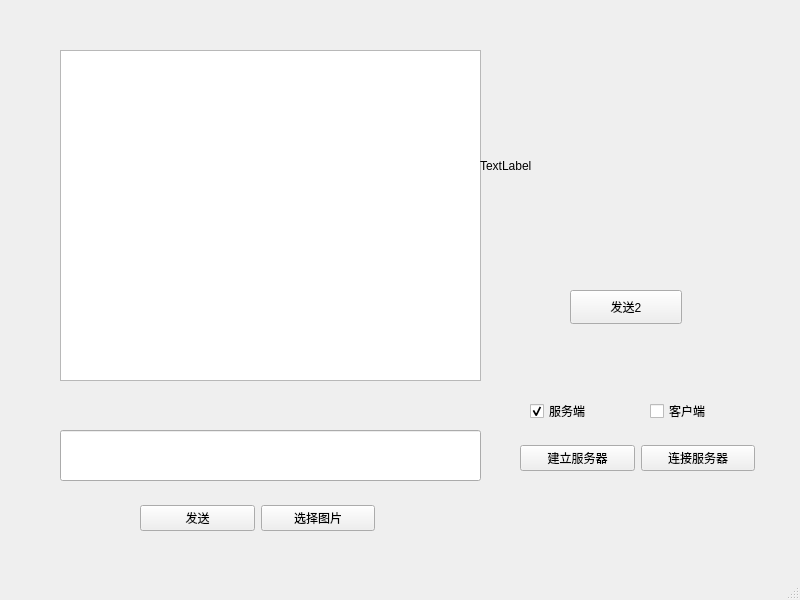
<?xml version="1.0" encoding="UTF-8"?>
<ui version="4.0">
 <class>MainWindow</class>
 <widget class="QMainWindow" name="MainWindow">
  <property name="geometry">
   <rect>
    <x>0</x>
    <y>0</y>
    <width>800</width>
    <height>600</height>
   </rect>
  </property>
  <property name="windowTitle">
   <string>MainWindow</string>
  </property>
  <widget class="QWidget" name="centralwidget">
   <widget class="QTextBrowser" name="textBrowser">
    <property name="geometry">
     <rect>
      <x>60</x>
      <y>50</y>
      <width>421</width>
      <height>331</height>
     </rect>
    </property>
   </widget>
   <widget class="QLineEdit" name="lineEdit">
    <property name="geometry">
     <rect>
      <x>60</x>
      <y>430</y>
      <width>421</width>
      <height>51</height>
     </rect>
    </property>
    <property name="text">
     <string/>
    </property>
   </widget>
   <widget class="QCheckBox" name="checkBox">
    <property name="geometry">
     <rect>
      <x>530</x>
      <y>400</y>
      <width>105</width>
      <height>22</height>
     </rect>
    </property>
    <property name="text">
     <string>服务端</string>
    </property>
    <property name="checked">
     <bool>true</bool>
    </property>
   </widget>
   <widget class="QCheckBox" name="checkBox_2">
    <property name="geometry">
     <rect>
      <x>650</x>
      <y>400</y>
      <width>105</width>
      <height>22</height>
     </rect>
    </property>
    <property name="text">
     <string>客户端</string>
    </property>
   </widget>
   <widget class="QWidget" name="layoutWidget">
    <property name="geometry">
     <rect>
      <x>520</x>
      <y>440</y>
      <width>235</width>
      <height>36</height>
     </rect>
    </property>
    <layout class="QHBoxLayout" name="horizontalLayout">
     <item>
      <widget class="QPushButton" name="pushButton_4">
       <property name="text">
        <string>建立服务器</string>
       </property>
      </widget>
     </item>
     <item>
      <widget class="QPushButton" name="pushButton_3">
       <property name="text">
        <string>连接服务器</string>
       </property>
      </widget>
     </item>
    </layout>
   </widget>
   <widget class="QWidget" name="layoutWidget">
    <property name="geometry">
     <rect>
      <x>140</x>
      <y>500</y>
      <width>235</width>
      <height>36</height>
     </rect>
    </property>
    <layout class="QHBoxLayout" name="horizontalLayout_2">
     <item>
      <widget class="QPushButton" name="pushButton">
       <property name="text">
        <string>发送</string>
       </property>
      </widget>
     </item>
     <item>
      <widget class="QPushButton" name="pushButton_2">
       <property name="text">
        <string>选择图片</string>
       </property>
      </widget>
     </item>
    </layout>
   </widget>
   <widget class="QLabel" name="label">
    <property name="geometry">
     <rect>
      <x>480</x>
      <y>70</y>
      <width>291</width>
      <height>191</height>
     </rect>
    </property>
    <property name="text">
     <string>TextLabel</string>
    </property>
   </widget>
   <widget class="QPushButton" name="pushButton_5">
    <property name="geometry">
     <rect>
      <x>570</x>
      <y>290</y>
      <width>112</width>
      <height>34</height>
     </rect>
    </property>
    <property name="text">
     <string>发送2</string>
    </property>
   </widget>
  </widget>
  <widget class="QMenuBar" name="menubar">
   <property name="geometry">
    <rect>
     <x>0</x>
     <y>0</y>
     <width>800</width>
     <height>30</height>
    </rect>
   </property>
  </widget>
  <widget class="QStatusBar" name="statusbar"/>
 </widget>
 <resources/>
 <connections/>
</ui>
